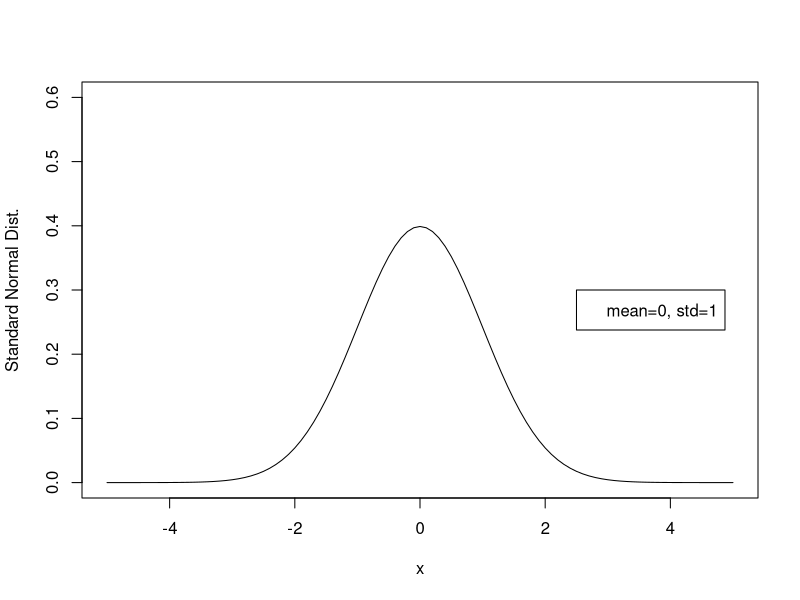
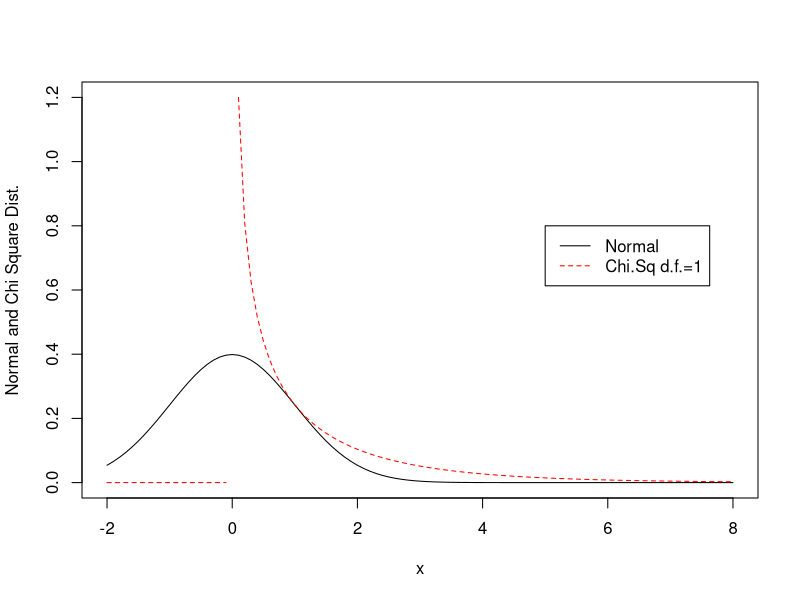
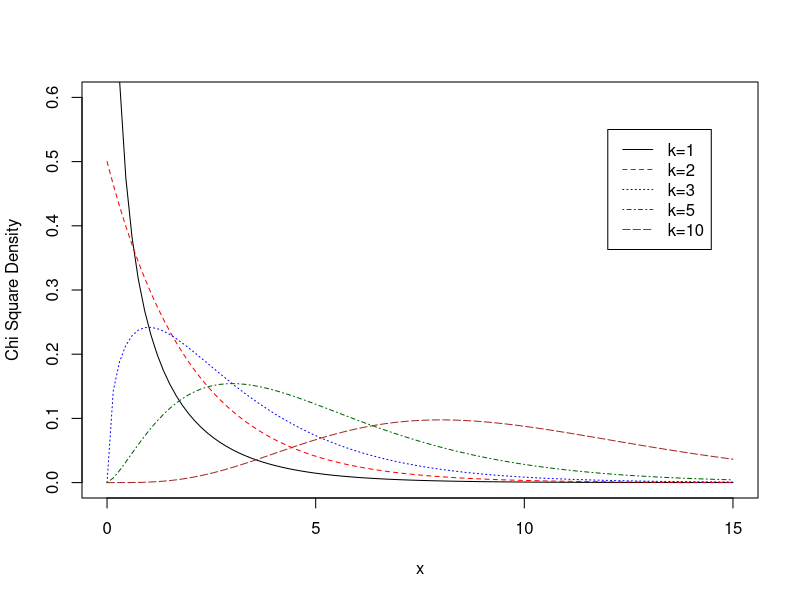

The R source for these figures, in order:
## ---- chunk 1
curve(dnorm(x), xlim=c(-5,5),ylim=c(0,0.6),ylab="Standard Normal Dist.")
legend(2.5,0.3,c("mean=0, std=1"))
## ---- chunk 2
curve(dnorm(x), xlim=c(-2,8),ylim=c(0,1.2),ylab="Normal and Chi Square Dist.")
curve(dchisq(x,1), col="red", lty=2, add=TRUE)
legend(5,0.8,c("Normal", "Chi.Sq d.f.=1"), col=c("black", "red"),lty=1:2)
## ---- chunk 3
curve(dchisq(x,1),xlim=c(0,15),ylim=c(0,0.6),ylab="Chi Square Density")
curve(dchisq(x,2),col="red",lty=2,add=TRUE)
curve(dchisq(x,3),col="blue",lty=3,add=TRUE)
curve(dchisq(x,5),col="dark green",lty=4,add=TRUE)
curve(dchisq(x,10),col="brown",lty=5,add=TRUE)
legend(12,0.55,c("k=1","k=2","k=3","k=5","k=10"),
       col=c("black","red","blue","dark green","brown"),lty=1:5)
